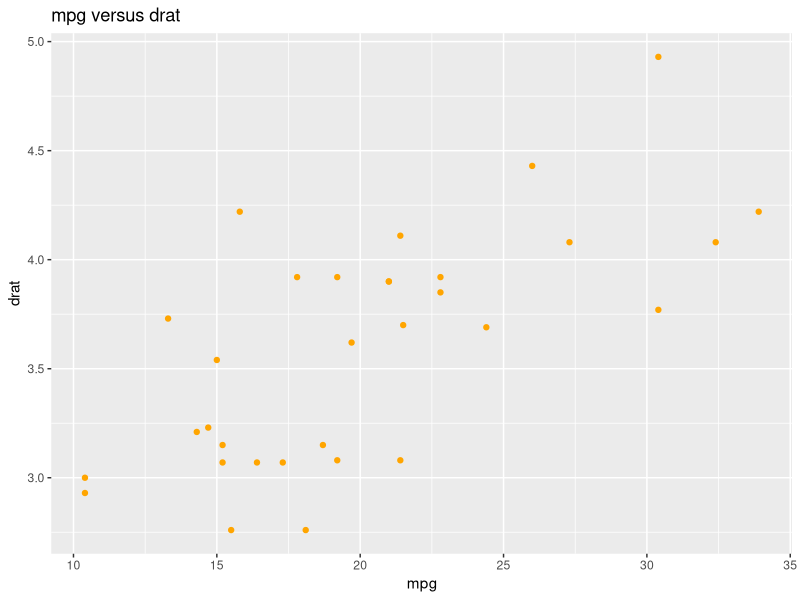

Recreate this plot in R.
library(tidyverse)
library(ggplot2)
library(RColorBrewer)
library(ggplot2)



ggplot(mtcars, aes(x= (mtcars$mpg),y= (mtcars$drat))) + 
  geom_point(color= "orange")+ labs(title="mpg versus drat",
        x = "mpg",
        y = "drat")

glm1 = glm(mpg ~ drat, data=mtcars, family=poisson)
summary(glm1)
